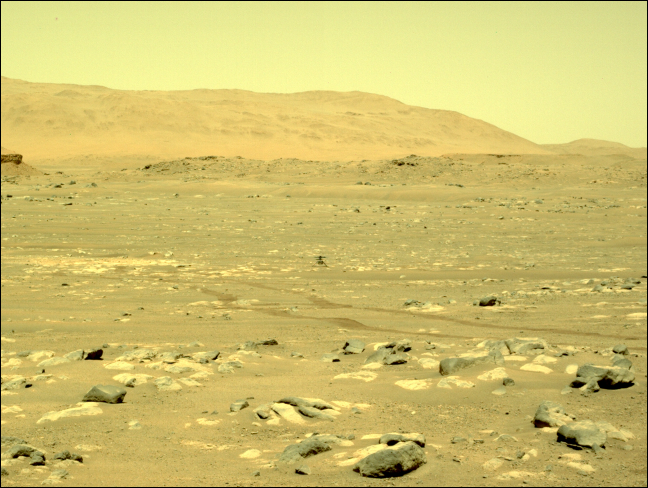
#> input picture perserverance/scripts/lefrncam_57.png, 1296 x 976 px (shown at 1/2 size)
$ python partofcode1.py   (older library calls are emulated)
#> lines starting #> are read from the running program, lines starting #| are printed output that depends on the picture
import cv2
import matplotlib.pyplot as plt
import numpy as np

#Obtainment of the correspondent point with SIFT
dst1 = cv2.imread("lefrncam_57.png", cv2.IMREAD_GRAYSCALE)
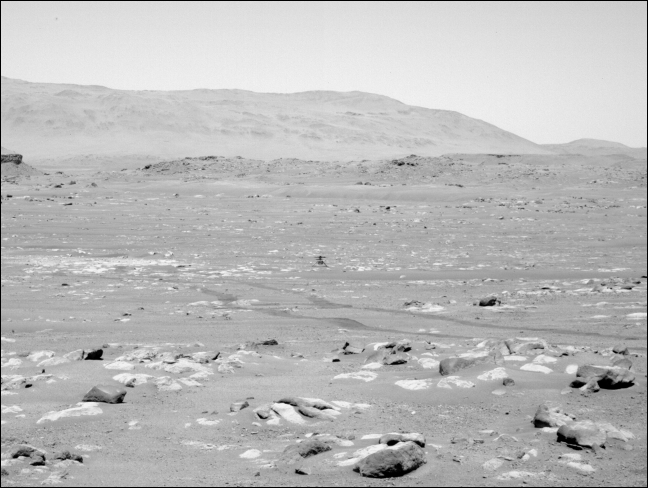
#> dst1: shape (976, 1296) (shown at 1/2 size); min 0, max 246, mean 185.8
dst3 = cv2.imread("rightrncam_57.png", cv2.IMREAD_GRAYSCALE)
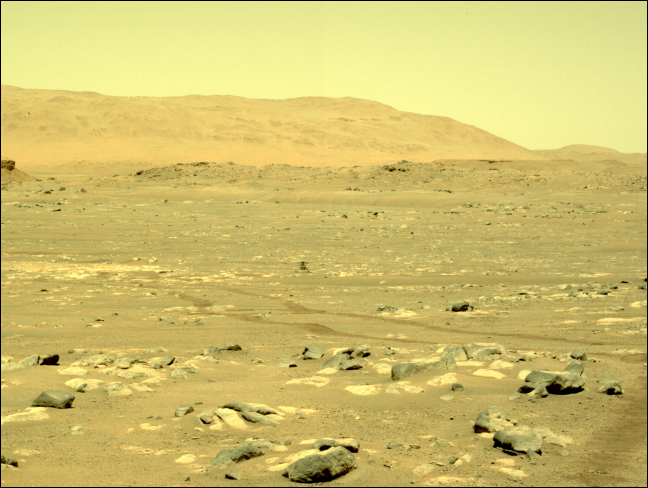
#> input picture perserverance/scripts/rightrncam_57.png, 1296 x 976 px (shown at 1/2 size)
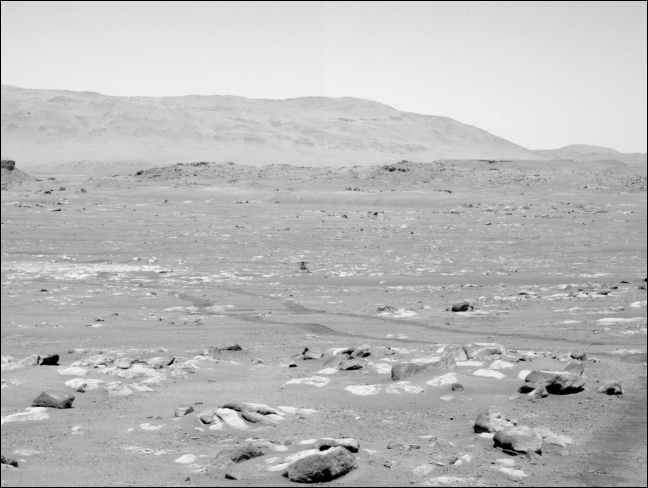
#> dst3: shape (976, 1296) (shown at 1/2 size); min 0, max 247, mean 185.6

sift = cv2.SIFT()

###find the keypoints and descriptors with SIFT
kp1, des1 = sift.detectAndCompute(dst1,None)
#> kp1 = 4148 keypoints; strongest (x, y, size): (783, 885, 9.8), (192, 711, 16), (669, 721, 4.8), (87, 742, 4)
#> (the run stopped early here; a loop or call above may not have finished)
